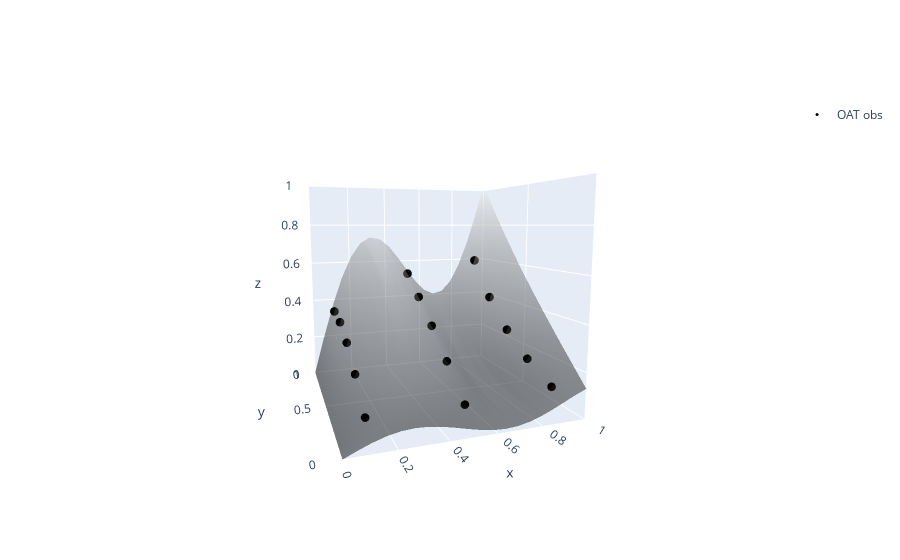

Here is the notebook cell this chart was saved with:
### Code cell
# make x,y grid for plotting surfaces
mx, my = np.mgrid[0:1:20j,0:1:20j]
# calculate true function for surface plotting
Xsurf=np.vstack([mx.flatten(),my.flatten()]).T
# calculate true surface
mz=black_box_func(mx.flatten(), my.flatten()).reshape(mx.shape)


# Plot the result
fig = go.FigureWidget()

fig.add_surface(x=mx, y=my, z=mz, name='true function',
                colorscale='Gray', opacity=0.5, showscale=False,
               colorbar={'title':'std','len':0.5, 'thickness':20})
fig.add_scatter3d(x=X_oat[:,0], y=X_oat[:,1], z=y_oat, mode='markers',
                  marker={'symbol':'circle', 'color':'black', 'size':3},
                  name='OAT obs', showlegend=True)

fig.update_layout(scene={'xaxis':{'range':[0,1]},
                         'yaxis':{'range':[0,1]},
                         'zaxis':{'range':[0,1]},
                         'aspectratio':{'x':1,'y':1,'z':1},
                         'camera':{
                            'eye':{'x':-0.7, 'y':-2., 'z':0.3}}
                        })

fig.show()

### Figure 1 — Plotly figure (JSON) as saved in the notebook; plotly's stock layout.template omitted (floating-point values rounded to 4 significant figures; data arrays with more than 128 entries replaced by an {"elided": "..."} marker saying what was removed)
{"data": [{"colorbar": {"len": 0.5, "thickness": 20, "title": {"text": "std"}}, "colorscale": [[0, "rgb(0, 0, 0)"], [0.09091, "rgb(16, 16, 16)"], [0.1818, "rgb(38, 38, 38)"], [0.2727, "rgb(59, 59, 59)"], [0.3636, "rgb(81, 80, 80)"], [0.4545, "rgb(102, 101, 101)"], [0.5455, "rgb(124, 123, 122)"], [0.6364, "rgb(146, 146, 145)"], [0.7273, "rgb(171, 171, 170)"], [0.8182, "rgb(197, 197, 195)"], [0.9091, "rgb(224, 224, 223)"], [1, "rgb(254, 254, 253)"]], "name": "true function", "opacity": 0.5, "showscale": false, "type": "surface", "uid": "d47caca0-4c44-4b0b-a6f6-74f9467d89ee", "x": {"elided": "20x20 float values"}, "y": {"elided": "20x20 float values"}, "z": {"elided": "20x20 float values"}}, {"marker": {"color": "black", "size": 3, "symbol": "circle"}, "mode": "markers", "name": "OAT obs", "showlegend": true, "type": "scatter3d", "uid": "4b6af5a3-8a46-40f3-b5bc-270bda2a99ca", "x": [0.1, 0.1, 0.1, 0.1, 0.1, 0.5, 0.5, 0.5, 0.5, 0.5, 0.9, 0.9, 0.9, 0.9, 0.9], "y": [0.1, 0.3, 0.5, 0.7, 0.9, 0.1, 0.3, 0.5, 0.7, 0.9, 0.1, 0.3, 0.5, 0.7, 0.9], "z": [0.09708, 0.1997, 0.2823, 0.3348, 0.3522, 0.09368, 0.2143, 0.33, 0.4381, 0.5374, 0.1194, 0.1863, 0.2807, 0.4162, 0.5998]}], "layout": {"scene": {"aspectratio": {"x": 1, "y": 1, "z": 1}, "camera": {"eye": {"x": -0.7, "y": -2, "z": 0.3}}, "xaxis": {"range": [0, 1]}, "yaxis": {"range": [0, 1]}, "zaxis": {"range": [0, 1]}}}}
